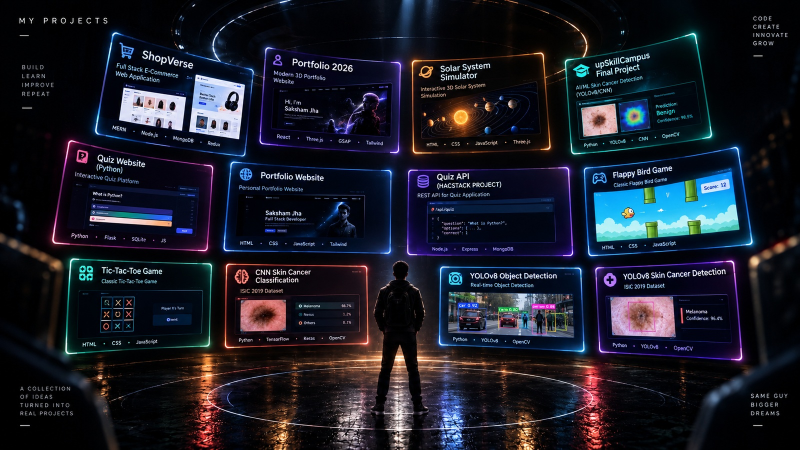
#> input picture section 4 image.jpg, 1600 x 900 px (shown at 1/2 size); its folder holds 5 pictures in this run
$ python extract_s4.py
#> lines starting #> are read from the running program, lines starting #| are printed output that depends on the picture
# Section 4 asset extraction — everything the scene needs, cut from the
# supplied reference (`section 4 image.jpg`), which is the visual source of
# truth. Nothing is generated: the card faces ARE the reference pixels, the
# environment plate IS the reference with the live elements lifted out.
#
# Outputs (public/projects/):
#   plate.jpg     the room itself: reference with the 12 cards, the person and
#                 the corner labels removed (cards feather-filled to black and
#                 their local glow damped, person inpainted, labels blacked) —
#                 the empty stage the choreography lights up before the cards
#                 arrive
#   p01..p12.png  the cards, cropped on their glow bounding box with an alpha
#                 mask shaped as the card quad grown outward and feathered, so
#                 each carries its own rim glow but none of its neighbours
#   person.png    the central figure, GrabCut-matted (his lighting is baked in
#                 the pixels — reference-exact rim and glow)
#   layout4.json  everything measured: per-card bbox + depth + reflection tint,
#                 person box, floor ellipses — imported by src/scene4/layout4.js

import json
import os

import cv2
import numpy as np

SRC = os.path.join(os.path.dirname(__file__), "..", "section 4 image.jpg")
OUT = os.path.join(os.path.dirname(__file__), "..", "public", "projects")
os.makedirs(OUT, exist_ok=True)

img = cv2.imread(SRC)  # BGR
#> img is the input picture: shape (900, 1600, 3); mean B, G, R 39.4, 28.6, 26.6
H, W = img.shape[:2]
#> H = 900; W = 1600
assert (W, H) == (1600, 900), f"unexpected reference size {W}x{H}"

# --------------------------------------------------------------------------
# The cards. Quads measured off a 100px grid overlay (clockwise from top-
# left, in reference pixels); depth is 0=nearest camera .. 1=farthest, used
# for parallax strength and entrance order.
# --------------------------------------------------------------------------
# Polygons are clockwise from the top-left corner; the curved screens carry
# extra midpoints so the mask follows their cylindrical bulge.
CARDS = [
    # name      outline                                             depth
    ("timeless", [(245, 102), (400, 123), (567, 190), (553, 315),
                  (400, 301), (243, 268)], 0.45),
    ("game",     [(143, 281), (461, 355), (437, 490), (93, 462)], 0.25),
    ("build",    [(597, 86), (800, 71), (1005, 82), (1007, 282),
                  (800, 299), (596, 299)], 0.60),
    ("driven",   [(1028, 205), (1362, 125), (1428, 442), (1240, 435),
                  (1030, 345)], 0.45),
    ("ideas",    [(424, 396), (594, 388), (596, 516), (426, 526)], 0.80),
    ("sound",    [(598, 398), (709, 394), (711, 532), (599, 537)], 0.90),
    ("food",     [(728, 400), (879, 396), (876, 536), (731, 540)], 1.00),
    ("travel",   [(874, 406), (1009, 400), (1006, 542), (876, 546)], 0.90),
    ("space",    [(1018, 404), (1189, 394), (1187, 534), (1020, 542)], 0.80),
    ("play",     [(1211, 350), (1471, 281), (1506, 453), (1219, 463)], 0.30),
    ("cleaner",  [(148, 504), (290, 497), (431, 535), (433, 669),
                  (163, 680)], 0.10),
    ("steps",    [(1169, 528), (1427, 508), (1434, 665), (1318, 682),
                  (1175, 670)], 0.10),
]

GROW = 16        # px the outline grows outward for the sprite alpha (keeps rim glow)
FEATHER = 9      # soft alpha falloff
PAD = 30         # crop padding beyond the grown outline

PERSON = (718, 483, 878, 818)   # x0,y0,x1,y1 — the figure incl. a little air

# corner label zones to black out of the plate (they become live DOM text)
LABELS = [
    (30, 24, 240, 92),      # PROJECTS + dash
    (30, 136, 250, 252),    # IDEAS / INTERFACES / EXPERIENCES / REAL IMPACT
    (1470, 30, 1585, 130),  # SCROLL / EXPLORE / INTERACT + dash
    (30, 740, 200, 852),    # REAL / PROJECTS / REAL / STORIES
    (1470, 752, 1590, 820), # DESIGNING / A BRIGHTER / TOMORROW
    (586, 50, 640, 80),     # the red 01 above the hero card
]


def quad_mask(quad, grow, feather, shape):
    """Filled quad, grown outward by `grow`, feathered by `feather`."""
    m = np.zeros(shape[:2], np.uint8)
    cv2.fillPoly(m, [np.array(quad, np.int32)], 255)
    if grow > 0:
        k = cv2.getStructuringElement(cv2.MORPH_ELLIPSE, (grow * 2 + 1,) * 2)
        m = cv2.dilate(m, k)
    if feather > 0:
        m = cv2.GaussianBlur(m, (feather * 2 + 1,) * 2, 0)
    return m


meta = {"cards": [], "person": PERSON, "size": [W, H]}

# ---- the person (matted FIRST: sprites must not carry him) ----------------
# A trained person-segmentation model cuts a clean silhouette regardless of
# how dark his suit is or how bright the card-glow behind him gets — far more
# reliable here than colour/darkness-based GrabCut heuristics.
from PIL import Image as _PILImage
from rembg import new_session as _new_session, remove as _remove

x0, y0, x1, y1 = PERSON
gray = cv2.cvtColor(img, cv2.COLOR_BGR2GRAY)
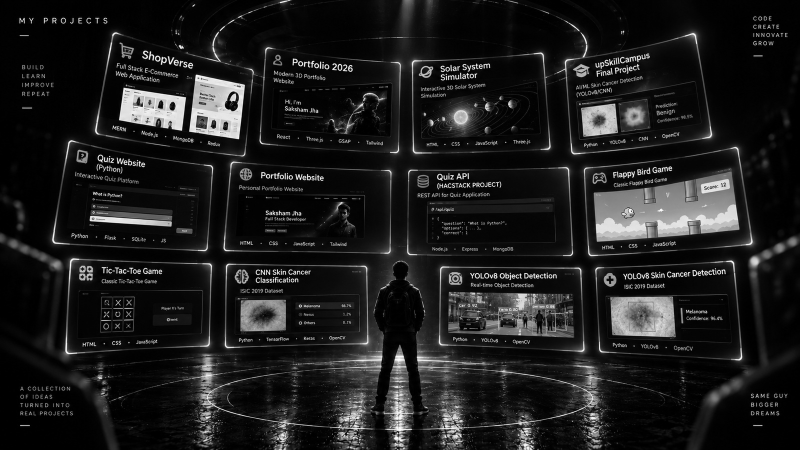
#> gray: shape (900, 1600) (shown at 1/2 size); min 0, max 255, mean 29.2
_rgb = cv2.cvtColor(img, cv2.COLOR_BGR2RGB)
#> (the run stopped early here; a loop or call above may not have finished)
